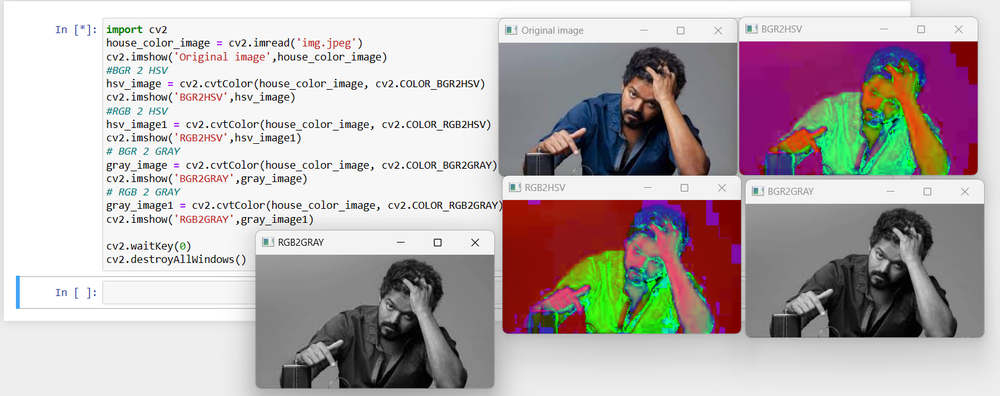
#> input picture img1.png, 1000 x 396 px, shrunk from 1572 x 622 before the run, given in place of img1.jpeg, which was not available
$ python ragul.py
#> lines starting #> are read from the running program, lines starting #| are printed output that depends on the picture; pictures that were not available may be replaced by others from this repository, and a replacement may not be noted
#!/usr/bin/env python
# coding: utf-8

# In[1]:


import cv2
scolor=cv2.imread('img1.jpeg')
#> scolor is the input picture: shape (396, 1000, 3); mean B, G, R 175.9, 175.7, 183.8
cv2.imshow('Original Image',scolor)
cv2.waitKey(0)
cv2.destroyAllWindows()


# In[3]:


#Convert BGR and RGB to HSV and GRAY
#BGR2HSV
hsvimg=cv2.cvtColor(scolor,cv2.COLOR_BGR2HSV)
#> hsvimg: shape (396, 1000, 3); mean H, S, V 27.4, 43.9, 192
cv2.imshow('BGR2HSV',hsvimg)
cv2.waitKey(0)
cv2.destroyAllWindows()

#BGR2GRAY
grayimg=cv2.cvtColor(scolor,cv2.COLOR_BGR2GRAY)
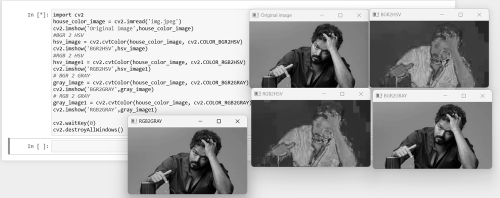
#> grayimg: shape (396, 1000) (shown at 1/2 size); min 0, max 255, mean 178.1
cv2.imshow('BGR2GRAY',grayimg)
cv2.waitKey(0)
cv2.destroyAllWindows()

#RGB2HSV
hsvimg2=cv2.cvtColor(scolor,cv2.COLOR_RGB2HSV)
#> hsvimg2: shape (396, 1000, 3); mean H, S, V 27.4, 43.9, 192
cv2.imshow('RGB2HSV',hsvimg2)
cv2.waitKey(0)
cv2.destroyAllWindows()

#RGB2GRAY
grayimg2=cv2.cvtColor(scolor,cv2.COLOR_RGB2GRAY)
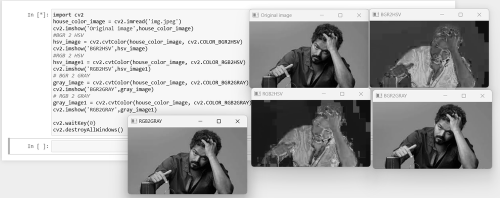
#> grayimg2: shape (396, 1000) (shown at 1/2 size); min 0, max 255, mean 176.7
cv2.imshow('RGB2GRAY',grayimg2)
cv2.waitKey(0)
cv2.destroyAllWindows()


# In[4]:


import cv2
house_color_image = cv2.imread('img1.jpeg')
cv2.imshow('Original image', house_color_image)
hsv_imagel = cv2.cvtColor(house_color_image, cv2.COLOR_HSV2RGB)
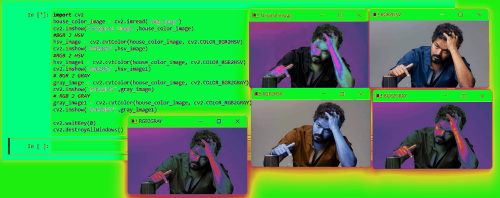
#> hsv_imagel: shape (396, 1000, 3) (shown at 1/2 size); mean R, G, B 63.8, 165.3, 78.5
cv2.imshow('HSV2RGB' , hsv_imagel)
gray_image = cv2.cvtColor(house_color_image, cv2.COLOR_HSV2BGR)
cv2.imshow( 'HSV2BGR', gray_image)
cv2.waitKey(0)
cv2. destroyAllWindows()


# In[5]:


# CONVERT RGB AND BGR TO YCrCb
#BGR TO YCrCb
ybgr=cv2.cvtColor(scolor,cv2.COLOR_BGR2YCrCb)
#> ybgr: shape (396, 1000, 3); mean of channels 0, 1, 2 178.1, 132, 126.8
cv2.imshow('BGR2YCrCb',ybgr)
cv2.waitKey(0)
cv2.destroyAllWindows()

#RGB TO YCrCb
yrgb=cv2.cvtColor(scolor,cv2.COLOR_RGB2YCrCb)
#> yrgb: shape (396, 1000, 3); mean of channels 0, 1, 2 176.7, 127.5, 132
cv2.imshow('RGB2YCrCb',yrgb)
cv2.waitKey(0)
cv2.destroyAllWindows()


# In[7]:


import cv2
house_color_image = cv2.imread('img1.jpeg')
cv2.imshow('Original image', house_color_image)
hsv_imagel = cv2.cvtColor(house_color_image, cv2.COLOR_HSV2RGB)
cv2.imshow('HSV2RGB' , hsv_imagel)
gray_image = cv2.cvtColor(house_color_image, cv2.COLOR_HSV2BGR)
cv2.imshow( 'HSV2BGR', gray_image)
cv2.waitKey(0)
cv2. destroyAllWindows()


# In[8]:


import cv2
house_color_image = cv2.imread('img1.jpeg')
cv2.imshow('Original image', house_color_image)
hsv_imagel = cv2.cvtColor(house_color_image, cv2.COLOR_RGB2YCrCb)
cv2.imshow('RGB2YCrCb' , hsv_imagel)
gray_image = cv2.cvtColor(house_color_image, cv2.COLOR_BGR2YCrCb)
cv2.imshow( 'BGR2YCrCb', gray_image)
cv2.waitKey(0)
cv2. destroyAllWindows()


# In[9]:


import cv2
image = cv2.imread('img1.jpeg')
blue=image[:,:,0]
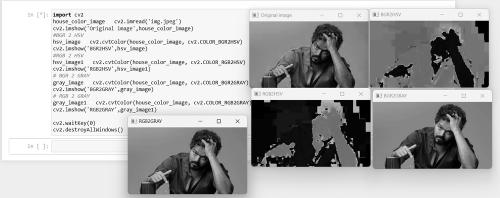
#> blue: shape (396, 1000) (shown at 1/2 size); min 0, max 255, mean 175.9
green=image[:,:,1]
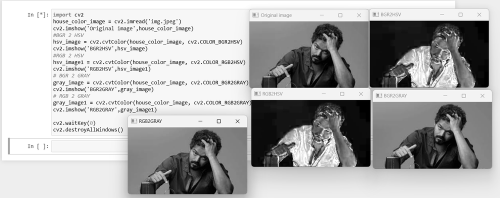
#> green: shape (396, 1000) (shown at 1/2 size); min 0, max 255, mean 175.7
red=image[:,:,2]
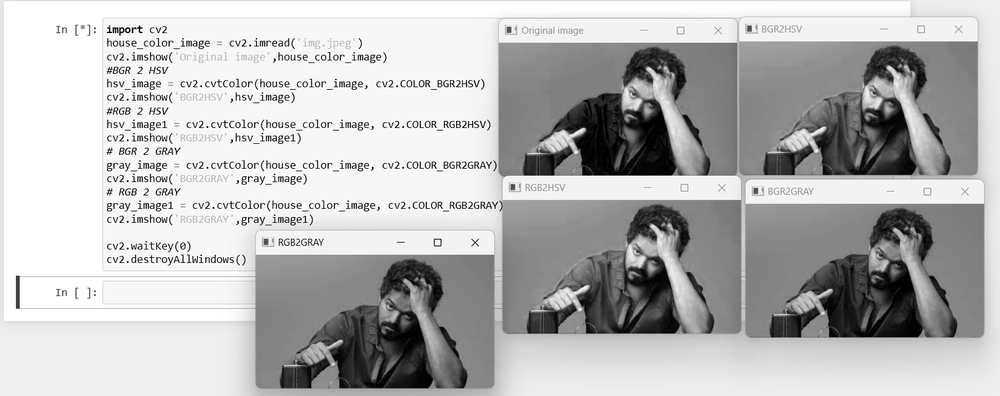
#> red: shape (396, 1000); min 0, max 255, mean 183.8
cv2.imshow('B-Channel',blue)
cv2.imshow('G-Channel',green)
cv2.imshow('R-Channel',red)
Merged_BGR=cv2.merge((blue,green,red))
cv2.imshow('Merged BGR Image',Merged_BGR)
cv2.waitKey(0)
#> (the run stopped early here; a loop or call above may not have finished)

$ run again, with img2.png copied over img1.png
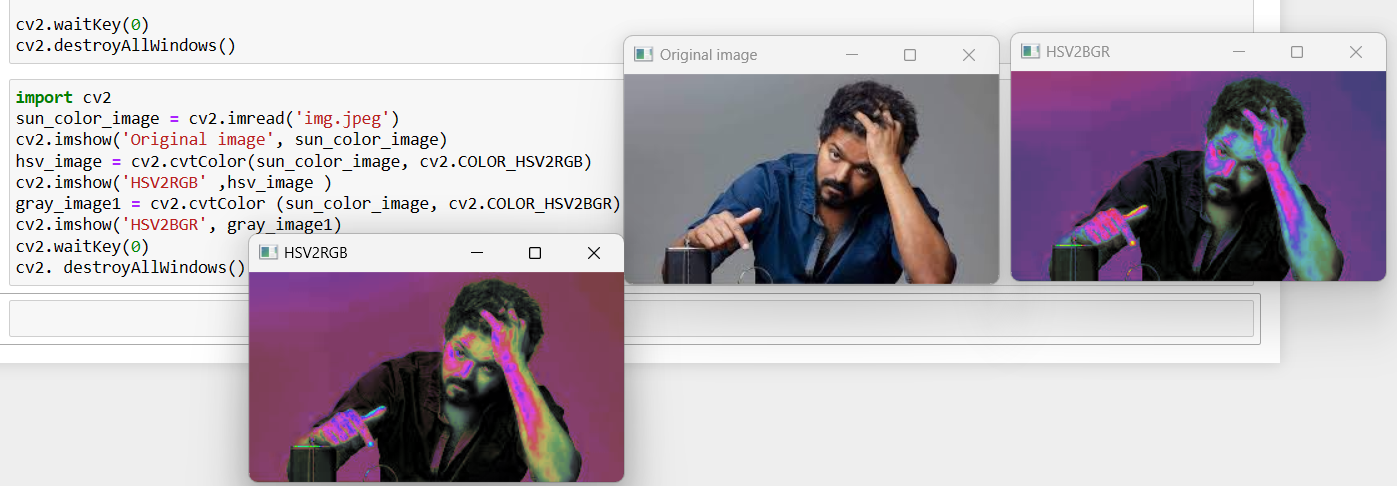
#> input picture img2.png, 1397 x 486 px, given in place of img1.jpeg, which was not available
#> scolor is the input picture: shape (486, 1397, 3); mean B, G, R 185.4, 177.1, 185.3
#> hsvimg: shape (486, 1397, 3); mean H, S, V 38.7, 36.6, 191.1
#> hsvimg2: shape (486, 1397, 3); mean H, S, V 33.1, 36.6, 191.1
#> `hsv_imagel = cv2.cvtColor(house_color_image, cv2.COLOR_HSV2RGB)`:
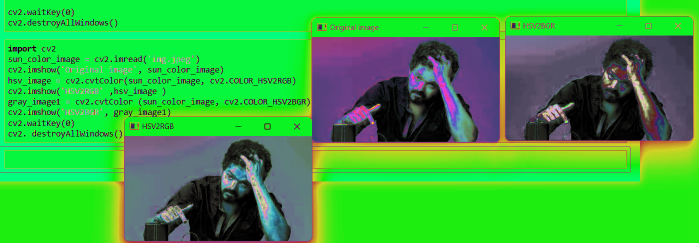
#> hsv_imagel: shape (486, 1397, 3) (shown at 1/2 size); mean R, G, B 54.5, 173.5, 61.1
#> ybgr: shape (486, 1397, 3); mean of channels 0, 1, 2 180.5, 131.4, 130.8
#> yrgb: shape (486, 1397, 3); mean of channels 0, 1, 2 180.5, 131.5, 130.7
#> `red=image[:,:,2]`:
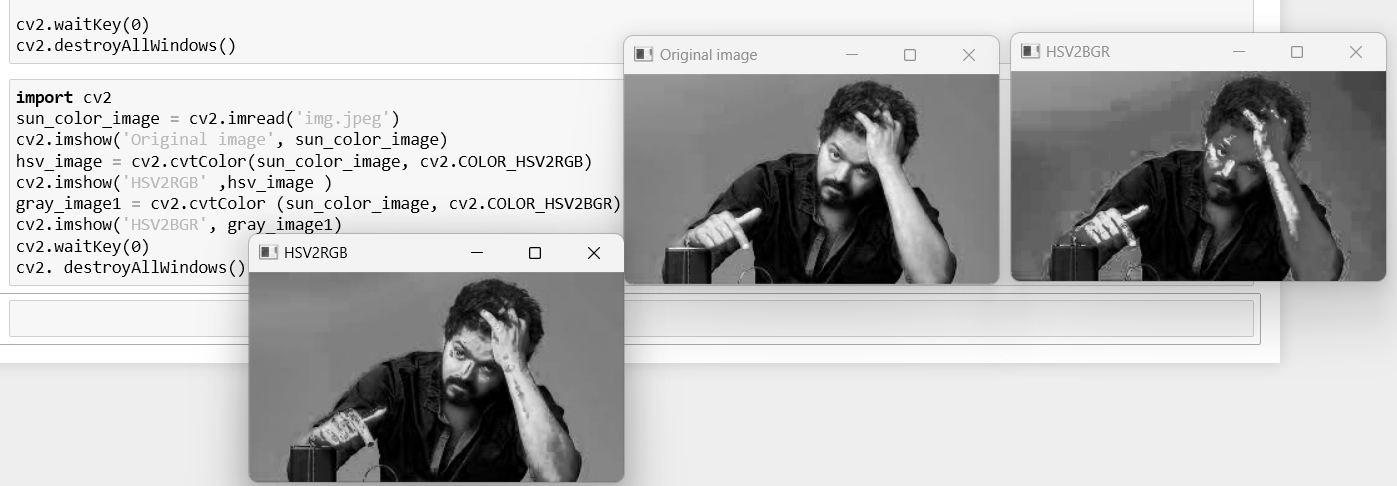
#> red: shape (486, 1397); min 0, max 255, mean 185.3

$ run again, with img3.png copied over img1.png
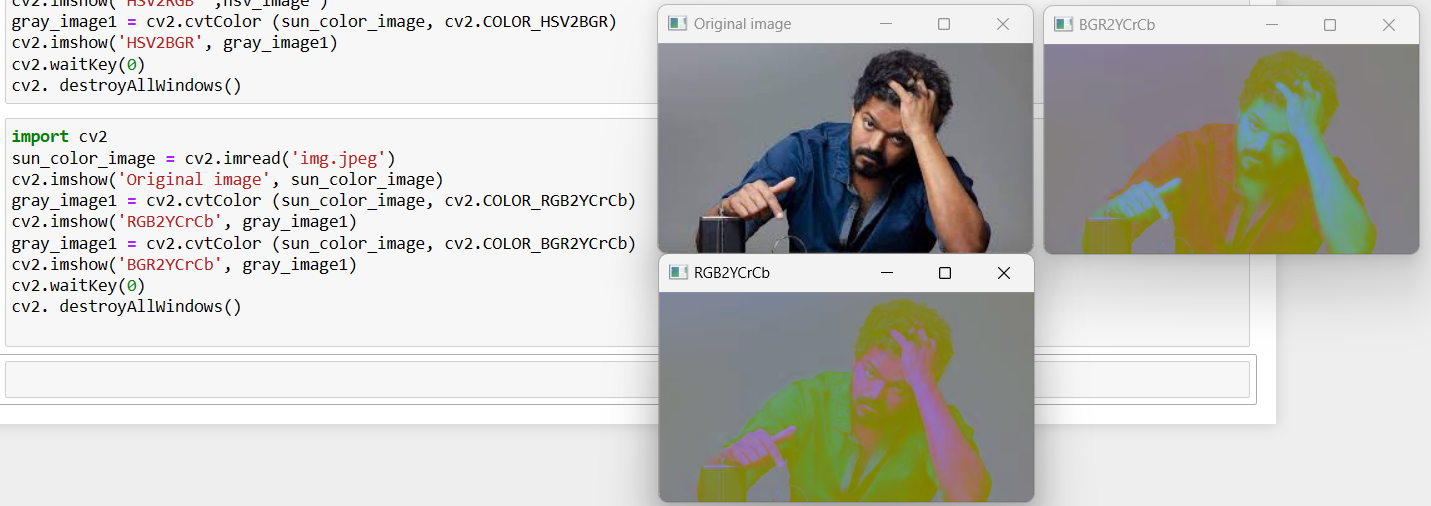
#> input picture img3.png, 1431 x 506 px, given in place of img1.jpeg, which was not available
#> scolor is the input picture: shape (506, 1431, 3); mean B, G, R 192.2, 197.1, 197.6
#> hsvimg: shape (506, 1431, 3); mean H, S, V 29.7, 29.4, 202.8
#> hsvimg2: shape (506, 1431, 3); mean H, S, V 25.6, 29.4, 202.8
#> `hsv_imagel = cv2.cvtColor(house_color_image, cv2.COLOR_HSV2RGB)`:
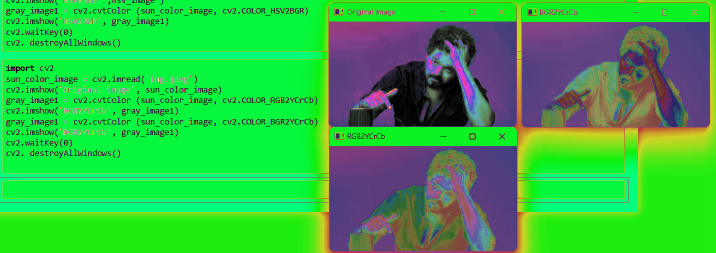
#> hsv_imagel: shape (506, 1431, 3) (shown at 1/2 size); mean R, G, B 53.2, 179.4, 70.4
#> ybgr: shape (506, 1431, 3); mean of channels 0, 1, 2 196.7, 128.6, 125.5
#> yrgb: shape (506, 1431, 3); mean of channels 0, 1, 2 195.7, 125.5, 129.1
#> `red=image[:,:,2]`:
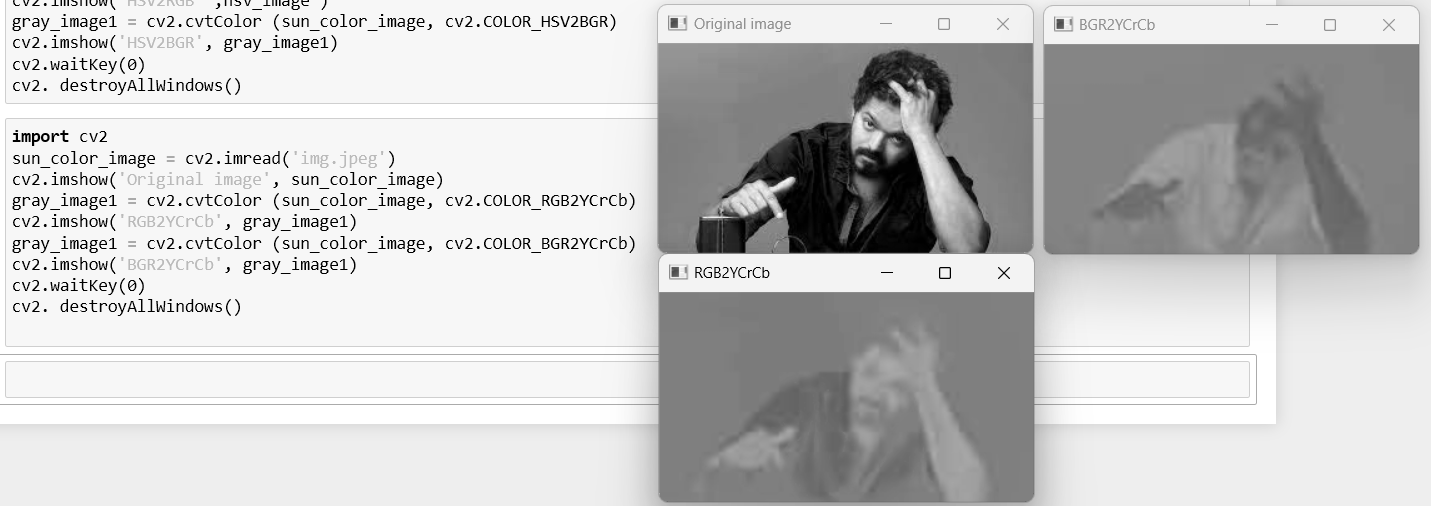
#> red: shape (506, 1431); min 0, max 255, mean 197.6
